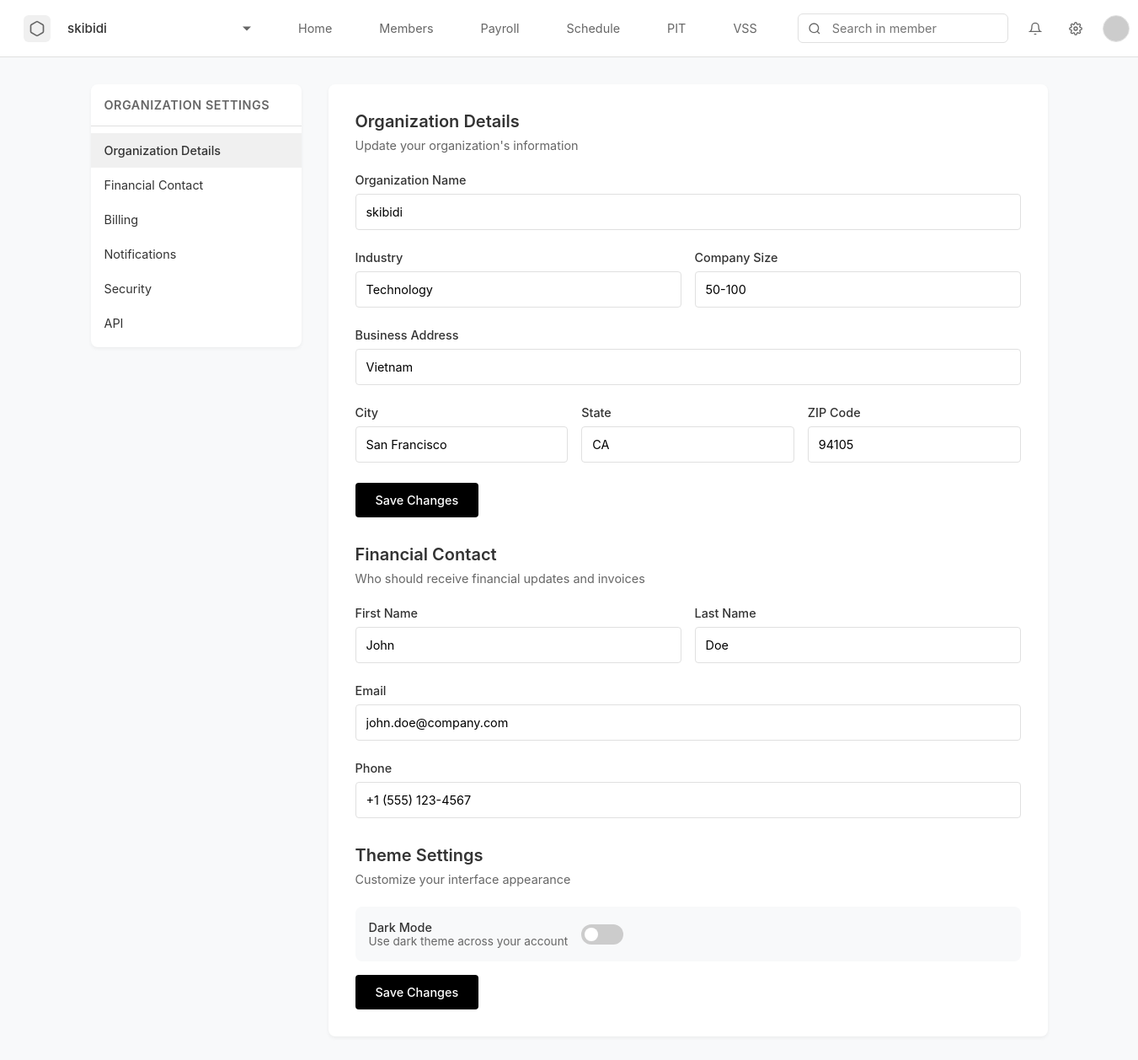
/settings (signed in), run on the app's committed database.
### app.py (models this page shows, shortened)
class Organization(db.Model):
    id = db.Column(db.Integer, primary_key=True)
    name = db.Column(db.String(120), nullable=False)
    industry = db.Column(db.String(80))
    size = db.Column(db.String(50))
    location = db.Column(db.String(120))
    logo_url = db.Column(db.String(255))
    created_at = db.Column(db.DateTime, default=datetime.utcnow)
    users = db.relationship('User', backref='org', lazy=True)

### app.py (the view)
@app.route('/settings')
def settings():
    if 'user_id' not in session:
        return redirect('/login')
    user = User.query.get(session['user_id'])
    if not user:
        session.pop('user_id', None)
        return redirect('/login')
    organization = None
    if user.organization_id:
        organization = Organization.query.get(user.organization_id)
    return render_template('settings.html', user=user, organization=organization)

### app.py (called while the page is built)
@app.context_processor
def inject_organization():
    if 'user_id' in session:
        user = User.query.get(session['user_id'])
        if user and user.organization_id:
            organization = Organization.query.get(user.organization_id)
            return {'organization': organization}
    return {'organization': None}

    @property
    def name(self):
        if self.first_name and self.last_name:
            return f"{self.first_name} {self.last_name}"
        return "None"

### templates/settings.html (shortened to what this page needs)
{% extends "base.html" %}
{% block content %}
<div class="settings-container">
    <div class="settings-sidebar">
        <div class="settings-menu">
            <div class="settings-menu-header">
                <div class="settings-menu-title">Organization Settings</div>
            </div>
            <div class="settings-menu-items">
                <a href="#" class="settings-menu-item active">Organization Details</a>
                <a href="#" class="settings-menu-item">Financial Contact</a>
                <a href="#" class="settings-menu-item">Billing</a>
                <a href="#" class="settings-menu-item">Notifications</a>
                <a href="#" class="settings-menu-item">Security</a>
                <a href="#" class="settings-menu-item">API</a>
            </div>
        </div>
    </div>
    <div class="settings-content">
        <div class="settings-section">
            <div class="settings-section-header">
                <h2 class="settings-section-title">Organization Details</h2>
                <p class="settings-section-description">Update your organization's information</p>
            </div>
            <form id="organizationForm">
                <div class="form-group">
                    <label class="form-label">Organization Name</label>
                    <input type="text" class="form-input" name="name" value="{{ organization.name if organization else '' }}">
                </div>
                <div class="form-row">
                    <div class="form-group">
                        <label class="form-label">Industry</label>
                        <input type="text" class="form-input" value="Technology">
                    </div>
                    <div class="form-group">
                        <label class="form-label">Company Size</label>
                        <input type="text" class="form-input" name="size" value="{{ organization.size if organization else '' }}">
                    </div>
                </div>
                <div class="form-group">
                    <label class="form-label">Business Address</label>
                    <input type="text" class="form-input" name="location" value="{{ organization.location if organization else '' }}">
                </div>
                <div class="form-row">
                    <div class="form-group">
                        <label class="form-label">City</label>
                        <input type="text" class="form-input" value="San Francisco">
                    </div>
                    <div class="form-group">
                        <label class="form-label">State</label>
                        <input type="text" class="form-input" value="CA">
                    </div>
                    <div class="form-group">
                        <label class="form-label">ZIP Code</label>
                        <input type="text" class="form-input" value="94105">
                    </div>
                </div>
                <div class="form-group">
                    <button type="submit" class="btn btn-primary">Save Changes</button>
                </div>
            </form>
        </div>
        <div class="settings-section">
            <div class="settings-section-header">
                <h2 class="settings-section-title">Financial Contact</h2>
                <p class="settings-section-description">Who should receive financial updates and invoices</p>
            </div>
            <form>
                <div class="form-row">
                    <div class="form-group">
                        <label class="form-label">First Name</label>
                        <input type="text" class="form-input" value="John">
                    </div>
                    <div class="form-group">
                        <label class="form-label">Last Name</label>
                        <input type="text" class="form-input" value="Doe">
                    </div>
                </div>
                <div class="form-group">
                    <label class="form-label">Email</label>
                    <input type="email" class="form-input" value="john.doe@company.com">
                </div>
                <div class="form-group">
                    <label class="form-label">Phone</label>
                    <input type="tel" class="form-input" value="+1 (555) 123-4567">
                </div>
            </form>
        </div>
        <div class="settings-section">
            <div class="settings-section-header">
                <h2 class="settings-section-title">Theme Settings</h2>
                <p class="settings-section-description">Customize your interface appearance</p>
            </div>
            <div class="theme-toggle">
                <div>
                    <div class="theme-toggle-label">Dark Mode</div>
                    <div class="theme-toggle-description">Use dark theme across your account</div>
                </div>
                <label class="toggle-switch">
                    <span class="toggle-slider"></span>
                </label>
            </div>
            <div class="form-group">
                <button class="btn btn-primary">Save Changes</button>
            </div>
        </div>
    </div>
</div>
{% endblock %}

### templates/base.html (shortened to what this page needs)
<!DOCTYPE html>
<html lang="en">
<head>
    <link rel="stylesheet" href="https://cdn.jsdelivr.net/npm/flatpickr/dist/flatpickr.min.css">
</head>
<body>
    {% if not hide_navbar %}
    <nav class="navbar">
        <div class="company-section">
            <div class="company-logo">
                <svg viewBox="0 0 24 24" fill="none" stroke="currentColor" stroke-width="2">
                    <path d="M21 16V8a2 2 0 0 0-1-1.73l-7-4a2 2 0 0 0-2 0l-7 4A2 2 0 0 0 3 8v8a2 2 0 0 0 1 1.73l7 4a2 2 0 0 0 2 0l7-4A2 2 0 0 0 21 16z"></path>
                </svg>
            </div>
            <select class="company-select" onchange="if(this.value === 'add') window.location.href='/organization/setup';">
                <option value="{{ organization.id if organization else '' }}">{{ organization.name if organization else 'Select organization' }}</option>
            </select>
        </div>
        <div class="nav-links">
            <a href="/" class="nav-link {% if request.path == '/' %}active{% endif %}">Home</a>
            <a href="#" class="nav-link {% if request.path == '/members' %}active{% endif %}">Members</a>
            <a href="#" class="nav-link {% if request.path == '/payroll' %}active{% endif %}">Payroll</a>
            <a href="#" class="nav-link {% if request.path == '/schedule' %}active{% endif %}">Schedule</a>
            <a href="#" class="nav-link {% if request.path == '/pit' %}active{% endif %}">PIT</a>
            <a href="#" class="nav-link {% if request.path == '/vss' %}active{% endif %}">VSS</a>
        </div>
        <div class="search-section">
            <div class="search-bar-wrapper">
                <div class="search-icon">
                    <svg viewBox="0 0 24 24" fill="none" stroke="currentColor" stroke-width="2">
                        <circle cx="11" cy="11" r="8"></circle>
                        <path d="M21 21l-4.35-4.35"></path>
                    </svg>
                </div>
                <input type="text" class="search-bar" placeholder="Search in member">
            </div>
            <div class="user-profile">
                <div class="notification-icon">
                    <svg viewBox="0 0 24 24" fill="none" stroke="currentColor" stroke-width="2">
                        <path d="M18 8A6 6 0 0 0 6 8c0 7-3 9-3 9h18s-3-2-3-9"></path>
                        <path d="M13.73 21a2 2 0 0 1-3.46 0"></path>
                    </svg>
                </div>
                <a href="/settings" class="settings-icon">
                </a>
                <div class="profile-pic" id="profileButton">
                    <img src="https://ui-avatars.com/api/?name={{ user.name }}&background=random" alt="Profile" style="width: 100%; height: 100%; object-fit: cover;">
                </div>
            </div>
        </div>
    </nav>
    {% endif %}
    {% block content %}{% endblock %}
</body>
</html>

### templates/base.html (style rules this page uses)
* { margin: 0; padding: 0; box-sizing: border-box; font-family: -apple-system, BlinkMacSystemFont, 'Segoe UI', Roboto, Oxygen, Ubuntu, Cantarell, sans-serif; }
body { background-color: #f8f9fa; min-height: 100vh; }
.navbar { background: white; padding: 0.75rem 1.5rem; border-bottom: 1px solid #e0e0e0; display: flex; align-items: center; gap: 2rem; position: sticky; top: 0; z-index: 100; }
.company-section { display: flex; align-items: center; gap: 0.75rem; padding: 0.25rem; position: relative; cursor: pointer; border-radius: 6px; transition: all 0.2s; }
.company-logo { width: 32px; height: 32px; display: flex; align-items: center; justify-content: center; background-color: #f0f0f0; border-radius: 6px; }
.company-logo svg { width: 20px; height: 20px; color: #666; }
.company-select { appearance: none; -webkit-appearance: none; -moz-appearance: none; background: transparent; border: none; padding: 0.5rem; padding-right: 1.5rem; font-size: 0.95rem; color: #333; cursor: pointer; min-width: 200px; font-weight: 500; }
.company-section::after { content: ''; position: absolute; right: 0.5rem; top: 50%; transform: translateY(-50%); width: 0; height: 0; border-left: 5px solid transparent; border-right: 5px solid transparent; border-top: 5px solid #666; }
select option { padding: 0.75rem 1rem; font-size: 0.95rem; }
.nav-links { display: flex; gap: 1.5rem; align-items: center; }
.nav-link { color: #666; text-decoration: none; font-size: 0.9rem; padding: 0.75rem 1rem; border-radius: 6px; transition: all 0.2s; position: relative; }
.search-section { margin-left: auto; display: flex; align-items: center; gap: 1rem; }
.search-bar-wrapper { position: relative; display: flex; align-items: center; }
.search-bar { padding: 0.5rem 1rem; padding-left: 2.5rem; border: 1px solid #e0e0e0; border-radius: 6px; width: 250px; font-size: 0.9rem; background: white; }
.search-icon { position: absolute; left: 0.75rem; color: #666; display: flex; align-items: center; justify-content: center; }
.search-icon svg { width: 16px; height: 16px; }
.user-profile { display: flex; align-items: center; gap: 1rem; position: relative; }
.notification-icon, .settings-icon { width: 32px; height: 32px; display: flex; align-items: center; justify-content: center; color: #666; cursor: pointer; padding: 0.5rem; border-radius: 50%; transition: all 0.2s; }
.notification-icon svg, .settings-icon svg { width: 20px; height: 20px; }
.profile-pic { width: 32px; height: 32px; border-radius: 50%; cursor: pointer; overflow: hidden; border: 1px solid #e0e0e0; transition: border-color 0.2s; }

### data on the page
Organization: name "skibidi", size "50-100", location "Vietnam"
